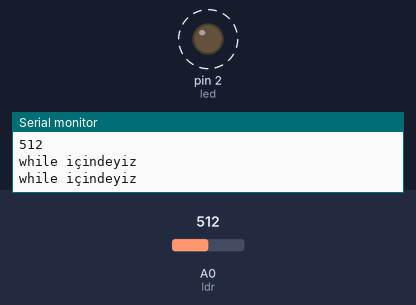
Bench run of a sketch on a simulated Arduino Uno, built with avr-gcc and run on an emulated ATmega328P. On the bench: output pins drawn as LEDs (lit = HIGH), the last lines printed to the serial monitor. Dashed ring = blinking. Inputs (shaded band) come from the test bench; at power-on: A0 (ldr) = 512.

Above: at 1.3 s.
1.4 s: A0 (ldr) set to 214
4.4 s: A0 (ldr) set to 187
At 4.9 s:
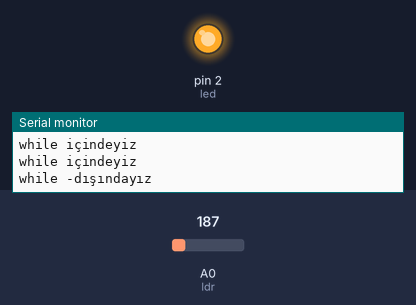
At 5.4 s:
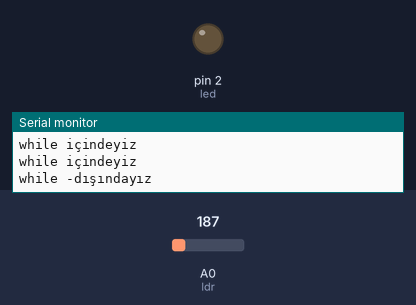
Timing chart, 0 to 13.4 s (numbered marks = the images above; inputs shaded):
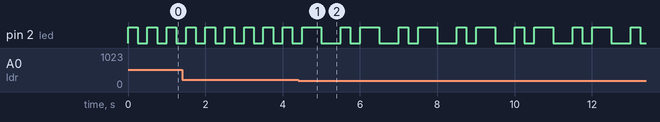

Measured:
- the behaviour switches between 201 and 200 on A0 (ldr) (found by bisection; images 0 and 1)
- by itself, pin 2 (led): repeats every 1.5 s: LOW 0.50 s, HIGH 0.25 s, LOW 0.25 s, HIGH 0.50 s

The sketch:

carSensor.ino
```cpp
int led = 2;
int ldr = A0;

void setup() {
  Serial.begin(9600);
  pinMode(led,OUTPUT);
  pinMode(ldr,INPUT);
}

void loop() {
  int ldrValue = analogRead(ldr);
  Serial.println(ldrValue);
  do
  {
    digitalWrite(led,1);
    delay(250);
    digitalWrite(led,0);
    delay(250);
    Serial.println("while içindeyiz");
    ldrValue = analogRead(ldr);
    }
    while(ldrValue > 200);

  Serial.println("while -dışındayız");
  digitalWrite(led,1);
   delay(500);
   digitalWrite(led,0);
   delay(500);


}
```
